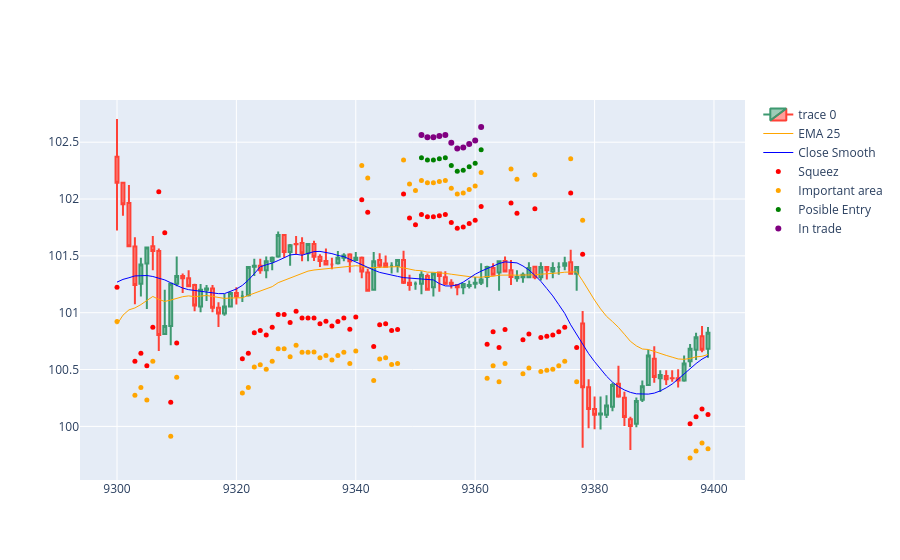

Notebook code for this chart:
### Code cell
import plotly.io as pio
import plotly.graph_objects as go  

dfpl = result[9300:9400]

fig = go.Figure(
    data=[
        go.Candlestick(
            x=dfpl['bar'], 
            open=dfpl['open'],
            high=dfpl['high'],
            low=dfpl['low'],
            close=dfpl['close']),
        go.Scatter(
            x=dfpl['bar'], 
            y=dfpl['ema25'],
            line=dict(color='orange', width=1), 
            name="EMA 25"),
        go.Scatter(
            x=dfpl['bar'], 
            y=dfpl['close_smooth'],
            line=dict(color='blue', width=1), 
            name="Close Smooth")
    ]
)

fig.add_scatter(x=dfpl['bar'], y=dfpl['squezzeArea'], mode="markers", marker=dict(size=5, color="red"), name="Squeez")
fig.add_scatter(x=dfpl['bar'], y=dfpl['squeezeCloseToEmaArea'], mode="markers", marker=dict(size=5, color="orange"), name="Important area")
fig.add_scatter(x=dfpl['bar'], y=dfpl['posibleEntry'], mode="markers", marker=dict(size=5, color="green"), name="Posible Entry")
fig.add_scatter(x=dfpl['bar'], y=dfpl['positionArea'], mode="markers", marker=dict(size=6, color="purple"), name="In trade")

fig.update_layout(xaxis_rangeslider_visible=False)
fig.show()
